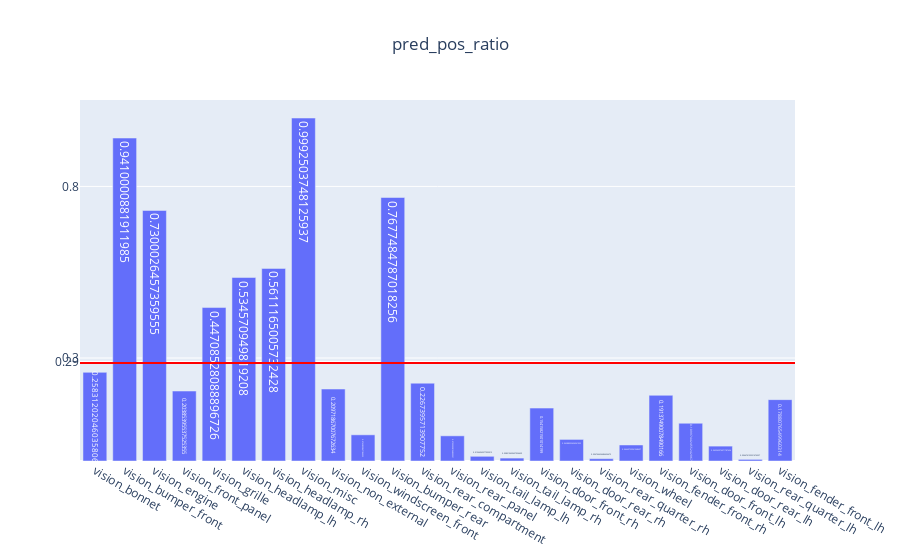

Write notebook code for a chart like this one.
### Code cell
genVisMulitlabel(partEvalMetrics, "pred_pos_ratio")

### Figure 1 — Plotly figure (JSON) as saved in the notebook; plotly's stock layout.template omitted (floating-point values rounded to 4 significant figures)
{"data": [{"text": [0.2583, 0.941, 0.73, 0.2039, 0.4471, 0.5346, 0.5611, 0.9993, 0.2097, 0.07629, 0.7677, 0.2267, 0.07333, 0.01367, 0.00851, 0.1542, 0.06288, 0.006747, 0.0467, 0.1914, 0.11, 0.04335, 0.004674, 0.1788], "type": "bar", "x": ["vision_bonnet", "vision_bumper_front", "vision_engine", "vision_front_panel", "vision_grille", "vision_headlamp_lh", "vision_headlamp_rh", "vision_misc", "vision_non_external", "vision_windscreen_front", "vision_bumper_rear", "vision_rear_compartment", "vision_rear_panel", "vision_tail_lamp_lh", "vision_tail_lamp_rh", "vision_door_front_rh", "vision_door_rear_rh", "vision_rear_quarter_rh", "vision_wheel", "vision_fender_front_rh", "vision_door_front_lh", "vision_door_rear_lh", "vision_rear_quarter_lh", "vision_fender_front_lh"], "y": [0.2583, 0.941, 0.73, 0.2039, 0.4471, 0.5346, 0.5611, 0.9993, 0.2097, 0.07629, 0.7677, 0.2267, 0.07333, 0.01367, 0.00851, 0.1542, 0.06288, 0.006747, 0.0467, 0.1914, 0.11, 0.04335, 0.004674, 0.1788]}], "layout": {"shapes": [{"line": {"color": "red", "width": 2}, "type": "line", "x0": 0, "x1": 1, "xref": "x domain", "y0": 0.2854, "y1": 0.2854, "yref": "y"}], "title": {"text": "pred_pos_ratio", "x": 0.5}, "yaxis": {"tickmode": "array", "tickvals": ["0.29", 0.3, 0.8]}}}
